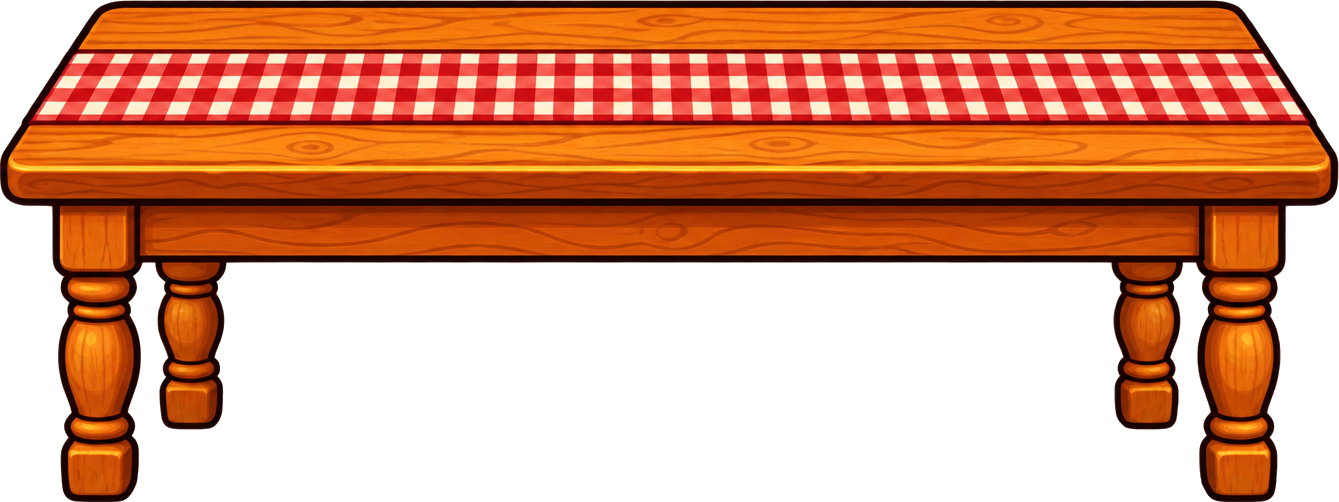
#> input picture art_src/kitchen/seg_table_0.png, 1339 x 502 px, found by its file name
$ python build_kitchen.py kitchen/seg_chair_0.png kitchen/seg_table_0.png
#> lines starting #> are read from the running program, lines starting #| are printed output that depends on the picture
#> further down, img is the input picture: PIL image 1339x502 RGBA; mean R, G, B, A 108.7, 46, 15, 144.1
"""The kitchen table and everything that goes on it: the table itself (drawn so its top
can be seen), chairs, place settings and three meals' worth of serving dishes.
Run: python3 build_kitchen.py kitchen ../art/room/kitchen"""
import json, os, sys
from PIL import Image

SHARP = 1.7  # pixels kept for each pixel it is drawn at in the room, so it stays crisp
# name: (slice, how wide it is drawn in the room, squash)
# Plates were drawn from straight above; squashing them lays them flat on the table top.
THINGS = {
    "table": ("seg_table_0.png", 780.0, 1.0), "chair": ("seg_chair_0.png", 126.0, 1.0),
    "plate": ("seg_ware_0.png", 96.0, 0.5), "plate_roast": ("seg_ware_1.png", 96.0, 0.5), "plate_done": ("seg_ware_2.png", 82.0, 0.5),
    "bowl_soup": ("seg_ware_3.png", 66.0, 0.78), "plate_pancakes": ("seg_ware_4.png", 100.0, 0.5), "bowl_done": ("seg_ware_5.png", 62.0, 0.78),
    "mug": ("seg_ware_6.png", 34.0, 1.0), "milk": ("seg_ware_7.png", 26.0, 1.0),
    "chicken": ("seg_roast_0.png", 124.0, 1.0), "mash": ("seg_roast_1.png", 84.0, 1.0), "peas": ("seg_roast_2.png", 100.0, 1.0),
    "gravy": ("seg_roast_3.png", 78.0, 1.0), "rolls": ("seg_roast_4.png", 92.0, 1.0), "pie": ("seg_roast_5.png", 104.0, 1.0),
    "tureen": ("seg_soup_0.png", 104.0, 1.0), "loaf": ("seg_soup_1.png", 112.0, 1.0), "cheese": ("seg_soup_2.png", 98.0, 1.0),
    "salad": ("seg_soup_3.png", 92.0, 1.0), "fruit": ("seg_soup_4.png", 94.0, 1.0), "jug": ("seg_soup_5.png", 66.0, 1.0),
    "pancakes": ("seg_breakfast_0.png", 86.0, 1.0), "berries": ("seg_breakfast_1.png", 68.0, 1.0), "juice": ("seg_breakfast_2.png", 60.0, 1.0),
    "eggs": ("seg_breakfast_3.png", 104.0, 1.0), "toast": ("seg_breakfast_4.png", 72.0, 1.0), "jam": ("seg_breakfast_5.png", 70.0, 1.0),
    "vase": ("seg_breakfast_6.png", 62.0, 1.0), "salt": ("seg_breakfast_7.png", 50.0, 1.0),
}

# The table was drawn almost side on. Its top is stretched so there is room to lay things
# out in rows, and its legs shortened so it stands at the height of a real table.
TOP_ENDS, LEGS_START = 158, 259  # rows of the drawing
TOP_STRETCH, LEG_SQUASH = 1.4, 0.55


def reshape(img):
    parts = [(0, TOP_ENDS, TOP_STRETCH), (TOP_ENDS, LEGS_START, 1.0), (LEGS_START, img.height, LEG_SQUASH)]
    strips = [img.crop((0, a, img.width, b)).resize((img.width, round((b - a) * k)), Image.LANCZOS) for a, b, k in parts]
#> strips = 3 items
    out = Image.new("RGBA", (img.width, sum(s.height for s in strips)))
#> out: PIL image 1339x456 RGBA; every value is 0
    y = 0
    for s in strips:
        out.paste(s, (0, y))
        y += s.height
#> this loop made 3 passes
#> y on passes 1 to 3: 221, 322, 456
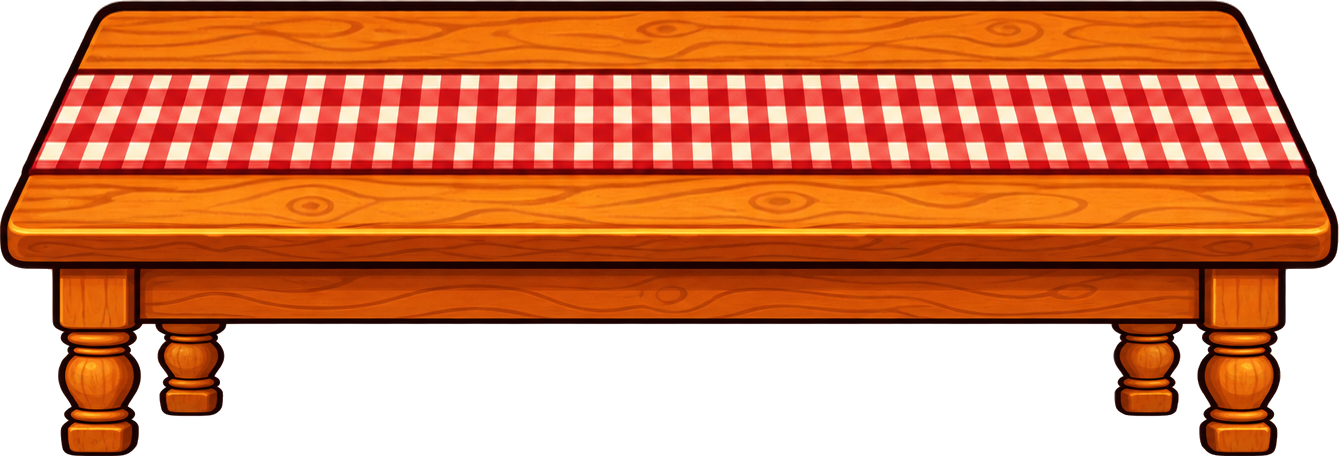
#> out: PIL image 1339x456 RGBA; mean R, G, B, A 141.3, 60.7, 22.1, 179.9; transparent parts drawn white
#> after the loop, y = 456
    return out


src, out = sys.argv[1], sys.argv[2]
os.makedirs(out, exist_ok=True)
sizes = {}
for name, (file, wide, squash) in THINGS.items():
    img = Image.open(os.path.join(src, file)).convert("RGBA")
    img = img.crop(img.getbbox())
    if name == "table":
        img = reshape(img)
    w = min(round(wide * SHARP), img.width)
#> w = 1326
    img = img.resize((w, max(1, round(img.height * w / img.width * squash))), Image.LANCZOS)
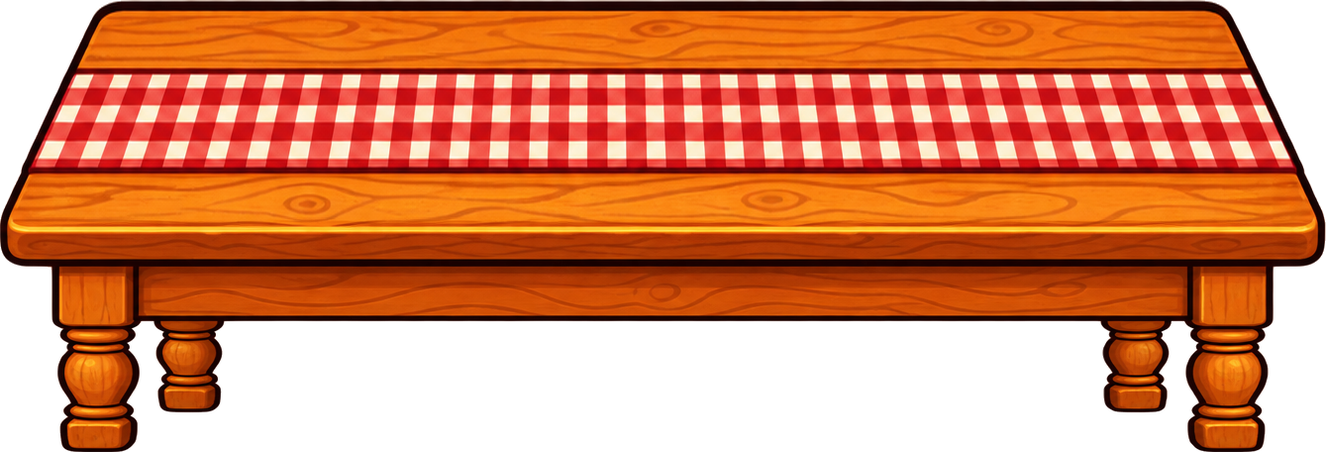
#> img: PIL image 1326x452 RGBA; mean R, G, B, A 140.9, 60.3, 22, 179.9; transparent parts drawn white
    img.save(os.path.join(out, name + ".png"))
    sizes[name] = wide
    print(name, img.size)
#| table (1326, 452)
#> pass 2 of the loop `for name, (file, wide, squash) in THINGS.items():`:
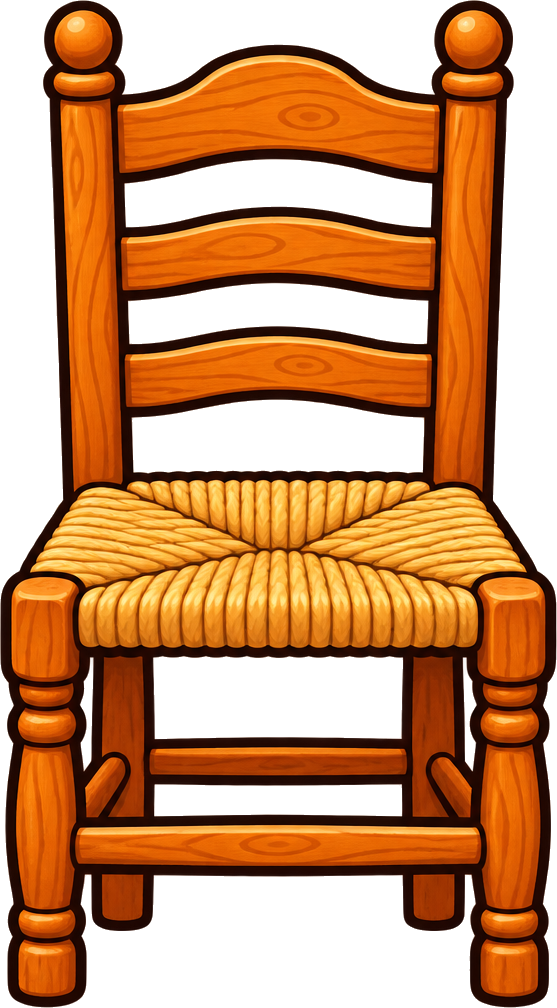
#> input picture art_src/kitchen/seg_chair_0.png, 557 x 1008 px, found by its file name
#> img is the input picture: PIL image 557x1008 RGBA; mean R, G, B, A 104.9, 51.4, 9.1, 158
#> `img = img.resize((w, max(1, round(img.height * w / img.width * squash)..`:
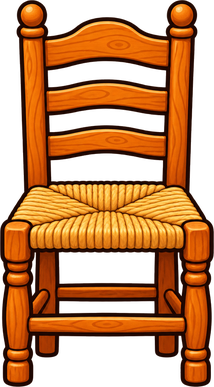
#> img: PIL image 214x387 RGBA; mean R, G, B, A 105.7, 51.6, 9.1, 158.1; transparent parts drawn white
#| chair (214, 387)
#> pass 3 of the loop `for name, (file, wide, squash) in THINGS.items():`:
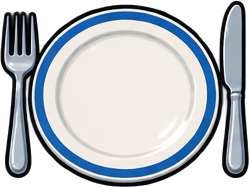
#> input picture art_src/kitchen/seg_ware_0.png, 249 x 187 px, found by its file name
#> img is the input picture: PIL image 249x187 RGBA; mean R, G, B, A 128.5, 134.8, 141.8, 196.5
#> `img = img.resize((w, max(1, round(img.height * w / img.width * squash)..`:
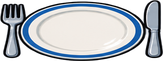
#> img: PIL image 163x61 RGBA; mean R, G, B, A 130.3, 136.8, 144.3, 196.7; transparent parts drawn white
#| plate (163, 61)
#> (the run stopped early here; a loop or call above may not have finished)
